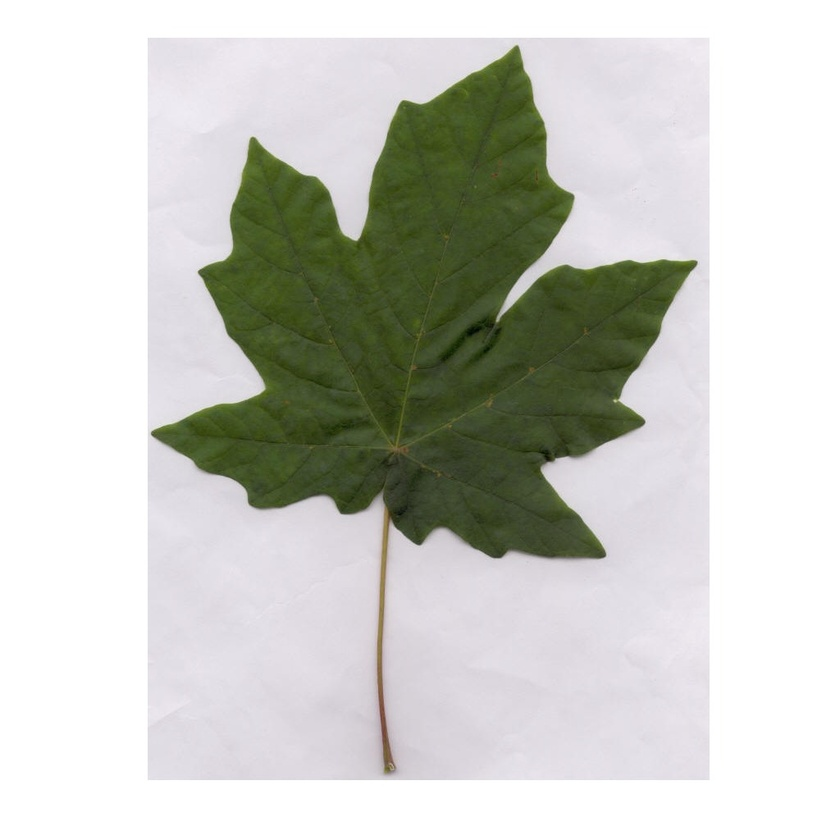
#> input picture images/macrophyllum/l04.jpg, 840 x 840 px, shrunk from 1024 x 1024 before the run
$ python convolucao.py
#> lines starting #> are read from the running program, lines starting #| are printed output that depends on the picture
### src/function.py
import os

''' Retorna o caminho absoluto da imagem '''
def image_path(image_name = ''):
    return os.path.realpath(os.path.join(os.path.dirname(os.path.realpath(__file__)), '..', 'images', image_name))

''' Retorna o diretorio das imagens '''
def data_path():
    return os.path.realpath(os.path.join(os.path.dirname(os.path.realpath(__file__)), '..', 'data', 'folhas.csv'))

### src/convolucao.py
# -*- coding: utf-8 -*-
from function import image_path
from skimage import filter
from skimage import io
from skimage.color import rgb2gray
from matplotlib import pyplot

class Convolucao(object):

    def __init__(self, blur = 8, image_name = 'macrophyllum/l04.jpg'):
        self.__blur = blur
        self.__img_path = image_path(image_name)

    def __transform(self):
        self.__img = io.imread(self.__img_path)
        self.__img_gaussian = filter.gaussian_filter(self.__img, self.__blur)
        self.__img_sobel = filter.sobel(rgb2gray(self.__img))

    def run(self):

        self.__transform()

        pyplot.subplot(131)
        pyplot.annotate('Imagem Original', xy=(10, 0), color='black')
        pyplot.imshow(self.__img, vmin=0, vmax=1)

        pyplot.subplot(132)
        pyplot.annotate('Imagem Gaussiana P.B', xy=(10, 0), color='black')
        pyplot.imshow(self.__img_gaussian, vmin=0, vmax=1)

        pyplot.subplot(133)
        pyplot.annotate('Imagem Sobel P.A', xy=(10, 0), color='white')
        pyplot.imshow(self.__img_sobel, vmin=0, vmax=1, cmap='gray')

        pyplot.show()
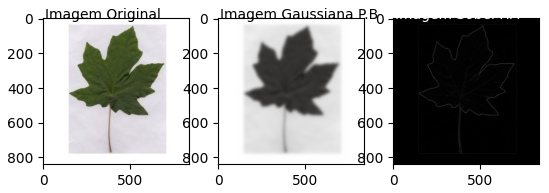
#> figure drawn by matplotlib, 3 panels


# Run Code
if __name__ == '__main__':
    Convolucao().run()
